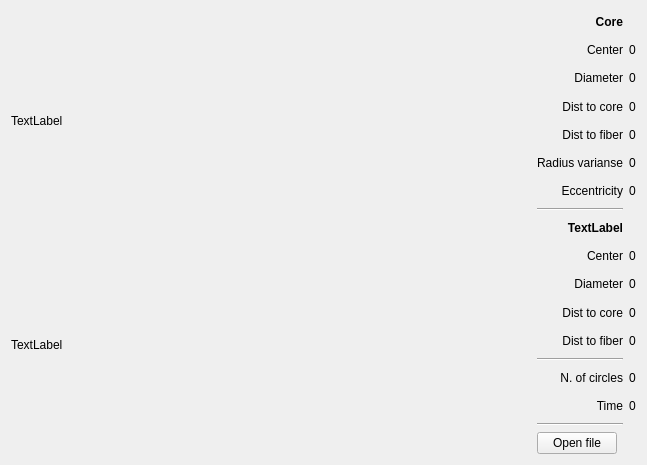
<?xml version="1.0" encoding="UTF-8"?>
<ui version="4.0">
 <class>MainWindow</class>
 <widget class="QWidget" name="MainWindow">
  <property name="geometry">
   <rect>
    <x>0</x>
    <y>0</y>
    <width>647</width>
    <height>465</height>
   </rect>
  </property>
  <property name="sizePolicy">
   <sizepolicy hsizetype="Preferred" vsizetype="Preferred">
    <horstretch>1</horstretch>
    <verstretch>0</verstretch>
   </sizepolicy>
  </property>
  <property name="windowTitle">
   <string>Form</string>
  </property>
  <layout class="QHBoxLayout" name="horizontalLayout">
   <item>
    <layout class="QVBoxLayout" name="verticalLayout">
     <property name="sizeConstraint">
      <enum>QLayout::SetMaximumSize</enum>
     </property>
     <item>
      <widget class="QLabel" name="labelView">
       <property name="text">
        <string>TextLabel</string>
       </property>
      </widget>
     </item>
     <item>
      <widget class="QLabel" name="label">
       <property name="text">
        <string>TextLabel</string>
       </property>
      </widget>
     </item>
    </layout>
   </item>
   <item>
    <layout class="QVBoxLayout" name="verticalLayout_2">
     <item>
      <layout class="QGridLayout" name="gridLayout">
       <item row="15" column="1">
        <widget class="QLabel" name="time">
         <property name="text">
          <string>0</string>
         </property>
        </widget>
       </item>
       <item row="9" column="0">
        <layout class="QGridLayout" name="gridLayout_2">
         <item row="0" column="0">
          <widget class="QLabel" name="label_16">
           <property name="text">
            <string>Center</string>
           </property>
           <property name="alignment">
            <set>Qt::AlignRight|Qt::AlignTrailing|Qt::AlignVCenter</set>
           </property>
          </widget>
         </item>
        </layout>
       </item>
       <item row="4" column="0">
        <widget class="QLabel" name="label_6">
         <property name="text">
          <string>Dist to fiber</string>
         </property>
         <property name="alignment">
          <set>Qt::AlignRight|Qt::AlignTrailing|Qt::AlignVCenter</set>
         </property>
         <property name="margin">
          <number>1</number>
         </property>
        </widget>
       </item>
       <item row="6" column="0">
        <widget class="QLabel" name="label_8">
         <property name="text">
          <string>Eccentricity</string>
         </property>
         <property name="alignment">
          <set>Qt::AlignRight|Qt::AlignTrailing|Qt::AlignVCenter</set>
         </property>
         <property name="margin">
          <number>1</number>
         </property>
        </widget>
       </item>
       <item row="5" column="0">
        <widget class="QLabel" name="label_7">
         <property name="text">
          <string>Radius varianse</string>
         </property>
         <property name="alignment">
          <set>Qt::AlignRight|Qt::AlignTrailing|Qt::AlignVCenter</set>
         </property>
         <property name="margin">
          <number>1</number>
         </property>
        </widget>
       </item>
       <item row="15" column="0">
        <widget class="QLabel" name="timeTitle">
         <property name="text">
          <string>Time</string>
         </property>
         <property name="alignment">
          <set>Qt::AlignRight|Qt::AlignTrailing|Qt::AlignVCenter</set>
         </property>
        </widget>
       </item>
       <item row="7" column="0">
        <widget class="Line" name="line_2">
         <property name="orientation">
          <enum>Qt::Horizontal</enum>
         </property>
        </widget>
       </item>
       <item row="0" column="0">
        <widget class="QLabel" name="label_4">
         <property name="font">
          <font>
           <weight>75</weight>
           <bold>true</bold>
          </font>
         </property>
         <property name="text">
          <string>Core</string>
         </property>
         <property name="alignment">
          <set>Qt::AlignRight|Qt::AlignTrailing|Qt::AlignVCenter</set>
         </property>
        </widget>
       </item>
       <item row="16" column="0">
        <widget class="Line" name="line_3">
         <property name="orientation">
          <enum>Qt::Horizontal</enum>
         </property>
        </widget>
       </item>
       <item row="1" column="0">
        <widget class="QLabel" name="centerTitle">
         <property name="text">
          <string>Center</string>
         </property>
         <property name="alignment">
          <set>Qt::AlignRight|Qt::AlignTrailing|Qt::AlignVCenter</set>
         </property>
        </widget>
       </item>
       <item row="2" column="0">
        <widget class="QLabel" name="label_3">
         <property name="text">
          <string>Diameter</string>
         </property>
         <property name="alignment">
          <set>Qt::AlignRight|Qt::AlignTrailing|Qt::AlignVCenter</set>
         </property>
         <property name="margin">
          <number>1</number>
         </property>
        </widget>
       </item>
       <item row="3" column="0">
        <widget class="QLabel" name="label_5">
         <property name="text">
          <string>Dist to core</string>
         </property>
         <property name="alignment">
          <set>Qt::AlignRight|Qt::AlignTrailing|Qt::AlignVCenter</set>
         </property>
         <property name="margin">
          <number>1</number>
         </property>
        </widget>
       </item>
       <item row="1" column="1">
        <widget class="QLabel" name="label_9">
         <property name="text">
          <string>0</string>
         </property>
        </widget>
       </item>
       <item row="2" column="1">
        <widget class="QLabel" name="label_10">
         <property name="text">
          <string>0</string>
         </property>
        </widget>
       </item>
       <item row="3" column="1">
        <widget class="QLabel" name="label_11">
         <property name="text">
          <string>0</string>
         </property>
        </widget>
       </item>
       <item row="5" column="1">
        <widget class="QLabel" name="label_13">
         <property name="text">
          <string>0</string>
         </property>
        </widget>
       </item>
       <item row="4" column="1">
        <widget class="QLabel" name="label_12">
         <property name="text">
          <string>0</string>
         </property>
        </widget>
       </item>
       <item row="6" column="1">
        <widget class="QLabel" name="label_14">
         <property name="text">
          <string>0</string>
         </property>
        </widget>
       </item>
       <item row="8" column="0">
        <widget class="QLabel" name="label_15">
         <property name="font">
          <font>
           <weight>75</weight>
           <bold>true</bold>
          </font>
         </property>
         <property name="text">
          <string>TextLabel</string>
         </property>
         <property name="alignment">
          <set>Qt::AlignRight|Qt::AlignTrailing|Qt::AlignVCenter</set>
         </property>
        </widget>
       </item>
       <item row="10" column="0">
        <widget class="QLabel" name="label_17">
         <property name="text">
          <string>Diameter</string>
         </property>
         <property name="alignment">
          <set>Qt::AlignRight|Qt::AlignTrailing|Qt::AlignVCenter</set>
         </property>
        </widget>
       </item>
       <item row="10" column="1">
        <widget class="QLabel" name="label_19">
         <property name="text">
          <string>0</string>
         </property>
        </widget>
       </item>
       <item row="12" column="0">
        <widget class="QLabel" name="label_21">
         <property name="text">
          <string>Dist to fiber</string>
         </property>
         <property name="alignment">
          <set>Qt::AlignRight|Qt::AlignTrailing|Qt::AlignVCenter</set>
         </property>
        </widget>
       </item>
       <item row="9" column="1">
        <widget class="QLabel" name="label_18">
         <property name="text">
          <string>0</string>
         </property>
        </widget>
       </item>
       <item row="11" column="0">
        <widget class="QLabel" name="label_20">
         <property name="text">
          <string>Dist to core</string>
         </property>
         <property name="alignment">
          <set>Qt::AlignRight|Qt::AlignTrailing|Qt::AlignVCenter</set>
         </property>
        </widget>
       </item>
       <item row="12" column="1">
        <widget class="QLabel" name="label_23">
         <property name="text">
          <string>0</string>
         </property>
        </widget>
       </item>
       <item row="11" column="1">
        <widget class="QLabel" name="label_22">
         <property name="text">
          <string>0</string>
         </property>
        </widget>
       </item>
       <item row="13" column="0">
        <widget class="Line" name="line">
         <property name="orientation">
          <enum>Qt::Horizontal</enum>
         </property>
        </widget>
       </item>
       <item row="14" column="0">
        <widget class="QLabel" name="numberCirclesTitle">
         <property name="text">
          <string>N. of circles</string>
         </property>
         <property name="alignment">
          <set>Qt::AlignRight|Qt::AlignTrailing|Qt::AlignVCenter</set>
         </property>
        </widget>
       </item>
       <item row="14" column="1">
        <widget class="QLabel" name="numberCircles">
         <property name="text">
          <string>0</string>
         </property>
        </widget>
       </item>
      </layout>
     </item>
     <item>
      <widget class="QPushButton" name="pushButton">
       <property name="sizePolicy">
        <sizepolicy hsizetype="Fixed" vsizetype="Fixed">
         <horstretch>0</horstretch>
         <verstretch>0</verstretch>
        </sizepolicy>
       </property>
       <property name="text">
        <string>Open file</string>
       </property>
      </widget>
     </item>
    </layout>
   </item>
  </layout>
 </widget>
 <resources/>
 <connections/>
</ui>
